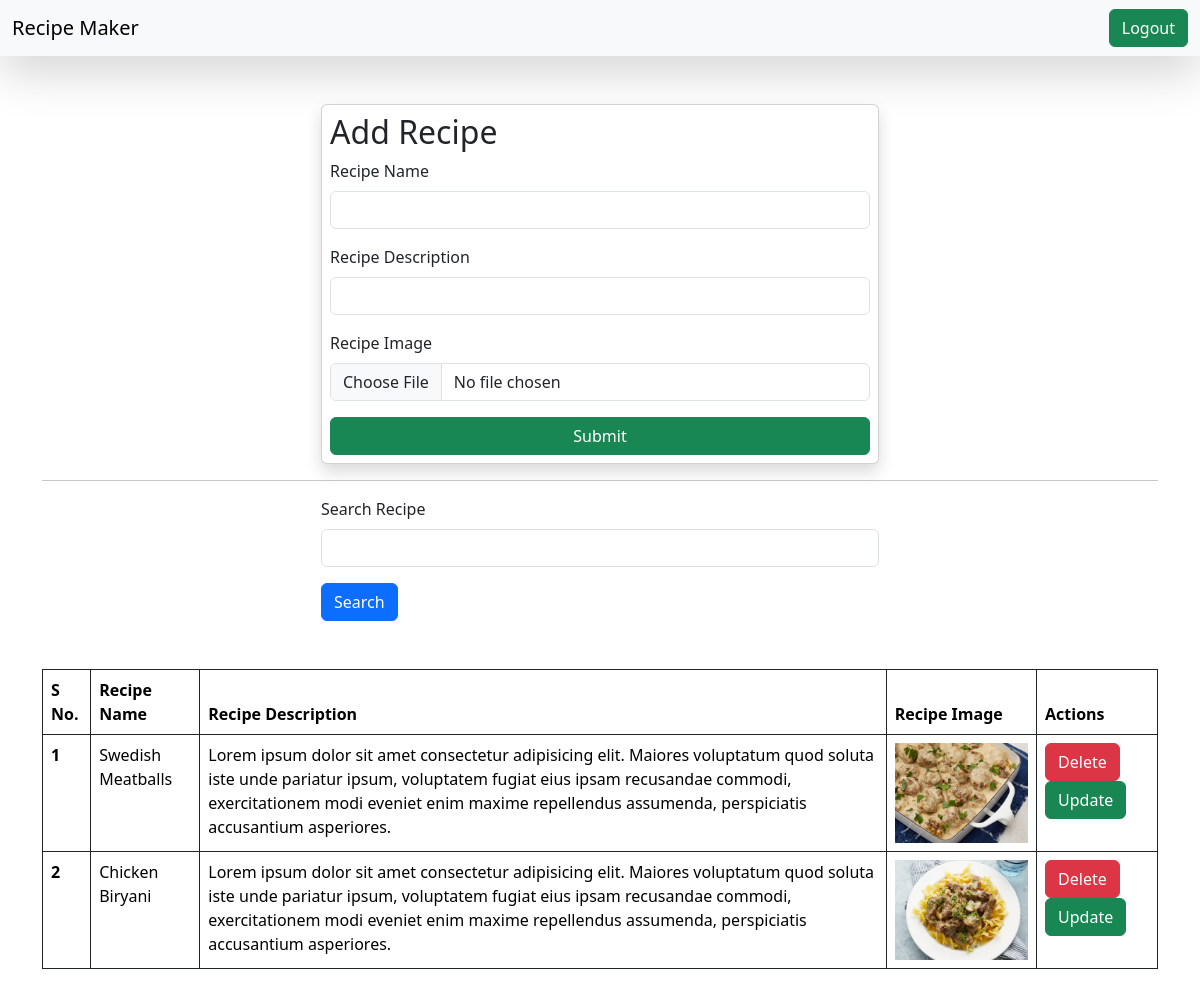
The app's page / (signed in) with its own data.
### recipe/models.py (models this page shows)
class Recipe(models.Model):
    user = models.ForeignKey(User, on_delete=models.SET_NULL, null=True, blank=True)
    recipe_name = models.CharField()
    recipe_description = models.CharField()
    recipe_image = models.ImageField(upload_to="uploads/")

### recipe/views.py (the view, shortened to what this page needs)
# urls.py: path("",recipe, name="recipe"),
@login_required(login_url="/login/")
def recipe(request):
    queryset = Recipe.objects.all()
    back = False
    if request.GET.get("search"):
        queryset = queryset.filter(recipe_name__icontains = request.GET.get("search"))
        back = True
    context = {"recipes":queryset, "back_check":back}
    return render(request,"index.html", context)

### recipe/templates/index.html (shortened to what this page needs)
{% extends "base.html" %}
{% block start %}
<div class="container mt-5">
    <form class="p-2 mb-3 col-6 mx-auto card shadow lg container" method="post" enctype="multipart/form-data">
        <h2>Add Recipe</h2>
  <div class="mb-3">
    <label class="form-label">Recipe Name</label>
    <input name="recipe_name" type="text" class="form-control" required>
  </div>
  <div class="mb-3">
    <label class="form-label">Recipe Description</label>
    <input name="recipe_description" type="text" class="form-control" required>
  </div>
  <div class="mb-3">
    <label class="form-label">Recipe Image</label>
    <input name="recipe_image" type="file" class="form-control">
  </div>
  <button type="submit" class="btn btn-success">Submit</button>
</form>
<hr>
<div class="mb-3">
  <div class="mx-auto col-6">
    <form>
      <div class="mb-3">
      <label class="form-label">Search Recipe</label>
      <input type="search" name="search" id="" class="form-control">
      </div>
      <button type="submit" class="btn btn-primary">Search</button>
    </form>
  </div>
</div>
  <table class="mt-5 table table-bordered border-dark">
  <thead>
    <tr>
      <th scope="col">S No.</th>
      <th scope="col">Recipe Name</th>
      <th scope="col">Recipe Description</th>
      <th scope="col">Recipe Image</th>
      <th scope="col">Actions</th>
    </tr>
  </thead>
  <tbody>
    <tr>
      {% for recipe in recipes %}
      <th scope="row">{{forloop.counter}}</th>
      <td>{{recipe.recipe_name}}</td>
      <td>{{recipe.recipe_description}}</td>
      <td><img src="{{ recipe.recipe_image.url }}" style="height: 100px;">
      </td>
      <td>
          <a href="/delete-recipe/{{recipe.id}}/" class="btn btn-danger">Delete</a>
          <a href="/update-recipe/{{recipe.id}}/" class="btn btn-success">Update</a>
      </td>
    </tr>
    {% endfor %}
  </tbody>
  </table>
  </div>
</body>
</html>
{% endblock %}

### recipe/templates/base.html (shortened to what this page needs)
<!DOCTYPE html>
<html lang="en">
<head>
    <link href="https://cdn.jsdelivr.net/npm/bootstrap@5.3.8/dist/css/bootstrap.min.css" rel="stylesheet">
</head>
<body>
<nav class="navbar bg-body-tertiary shadow-lg">
  <div class="container-fluid">
    <a class="navbar-brand">Recipe Maker</a>
    <form class="d-flex" role="search">
      {% if request.user.is_authenticated %}
      <a href="/logout/" class="btn btn-success" type="submit">Logout</a>
      {% endif %}
    </form>
  </div>
</nav>
    {% block start %}
    {% endblock %}
</body>
</html>

### records on screen
Recipe: recipe_name "Swedish Meatballs", recipe_description "Lorem ipsum dolor sit amet consectetur adipisicing elit. Maiores voluptatum quod soluta iste unde pariatur ipsum, voluptatem fugiat eius ipsam recusandae commodi, exercitationem modi eveniet enim maxime repellendus assumenda, perspiciatis accusantium asperiores.", recipe_image (picture)
Recipe: recipe_name "Chicken Biryani", recipe_description "Lorem ipsum dolor sit amet consectetur adipisicing elit. Maiores voluptatum quod soluta iste unde pariatur ipsum, voluptatem fugiat eius ipsam recusandae commodi, exercitationem modi eveniet enim maxime repellendus assumenda, perspiciatis accusantium asperiores.", recipe_image (picture)
